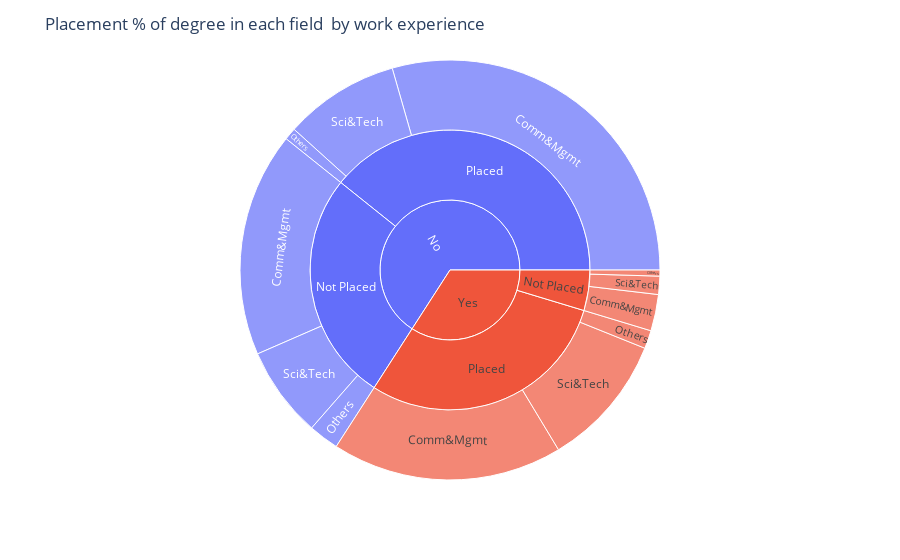

The notebook cell saved with this chart:
### Code cell
fig = px.sunburst(byWorkExperiencedf, path=['workex','status','degree_t'], values='no. of students')
fig.update_layout(title="Placement % of degree in each field  by work experience ",title_x=0.5)
fig.show()

### Figure 1 — Plotly figure (JSON) as saved in the notebook; plotly's stock layout.template omitted (floating-point values rounded to 4 significant figures)
{"data": [{"branchvalues": "total", "domain": {"x": [0, 1], "y": [0, 1]}, "hovertemplate": "labels=%{label}<br>no. of students=%{value}<br>parent=%{parent}<br>id=%{id}<extra></extra>", "ids": ["No/Not Placed/Comm&Mgmt", "Yes/Not Placed/Comm&Mgmt", "No/Placed/Comm&Mgmt", "Yes/Placed/Comm&Mgmt", "No/Not Placed/Others", "Yes/Not Placed/Others", "No/Placed/Others", "Yes/Placed/Others", "No/Not Placed/Sci&Tech", "Yes/Not Placed/Sci&Tech", "No/Placed/Sci&Tech", "Yes/Placed/Sci&Tech", "No/Not Placed", "Yes/Not Placed", "No/Placed", "Yes/Placed", "No", "Yes"], "labels": ["Comm&Mgmt", "Comm&Mgmt", "Comm&Mgmt", "Comm&Mgmt", "Others", "Others", "Others", "Others", "Sci&Tech", "Sci&Tech", "Sci&Tech", "Sci&Tech", "Not Placed", "Not Placed", "Placed", "Placed", "No", "Yes"], "name": "", "parents": ["No/Not Placed", "Yes/Not Placed", "No/Placed", "Yes/Placed", "No/Not Placed", "Yes/Not Placed", "No/Placed", "Yes/Placed", "No/Not Placed", "Yes/Not Placed", "No/Placed", "Yes/Placed", "No", "Yes", "No", "Yes", "", ""], "type": "sunburst", "values": [37, 6, 63, 38, 5, 1, 2, 3, 15, 3, 19, 22, 57, 10, 84, 63, 141, 73]}], "layout": {"legend": {"tracegroupgap": 0}, "margin": {"t": 60}, "title": {"text": "Placement % of degree in each field  by work experience "}}}
